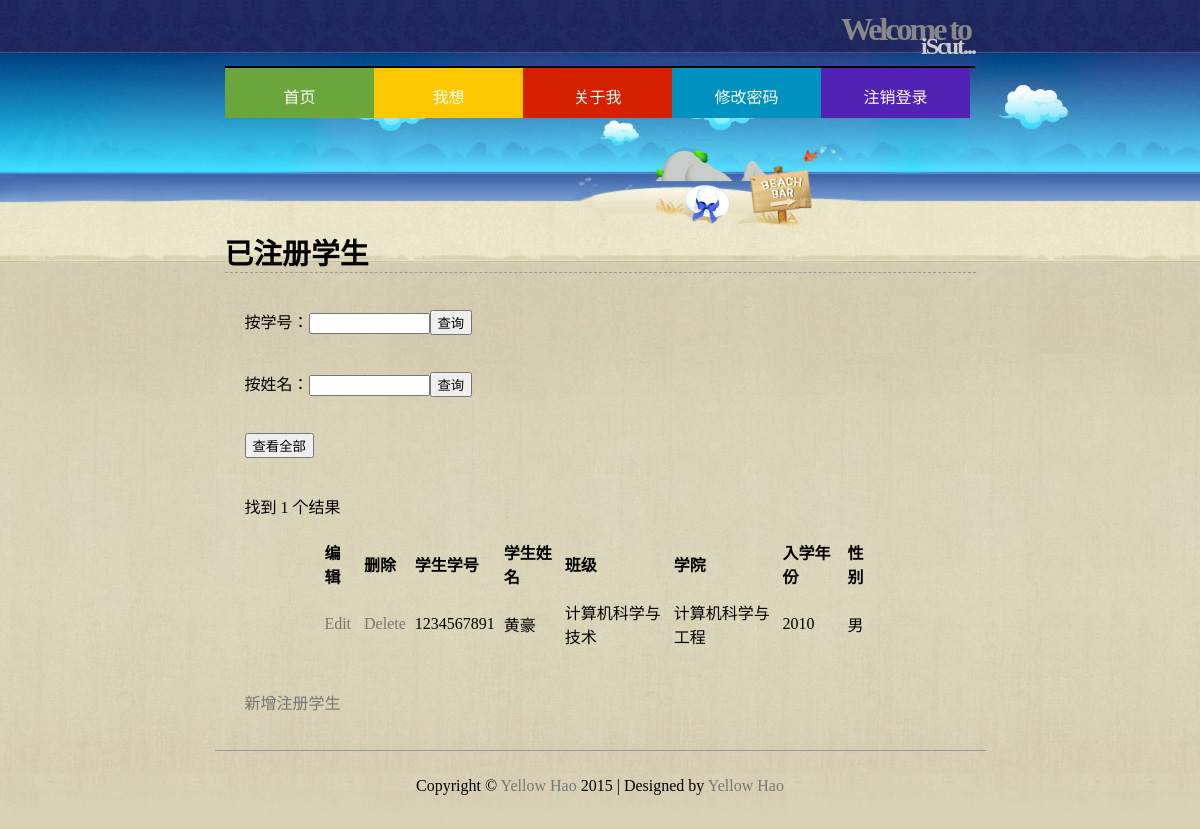
Screenshot of /iScut/htdocs/view_users.php (signed in) with the database file from the repository.
### tables this page shows
CREATE TABLE `student` (
  `s_id` char(10) NOT NULL,
  `s_name` char(30) NOT NULL,
  `gender` enum('男','女') NOT NULL,
  `enter_year` char(4) NOT NULL,
  `s_class` char(50) NOT NULL,
  `pass` char(40) NOT NULL,
  `enter_age` tinyint(2) NOT NULL,
  `dep_name` char(50) NOT NULL DEFAULT '学院'
);

### iScut/htdocs/view_users.php (the view, shortened to what this page needs)
<?php
echo '<h1>已注册学生</h1>';
require_once('../mysqli_connect.php');
echo '<form action="view_users.php" method="POST">
<p>按学号：<input type="text" name="sid" maxlength="10" size="12" /><input type="submit" name="search_s_id" value="查询"/></p>
<p>按姓名：<input type="text" name="sname" maxlength="8" size="12" /><input type="submit" name="search_s_name" value="查询"/></p>
<p><input type="submit" name="all" value="查看全部" /></form>';
$q="";
if(isset($_POST['search_s_id'])){
	$sid=$_POST['sid'];
	$q="SELECT * FROM student WHERE s_id=$sid";
}elseif(isset($_POST['search_s_name'])){
	$sname=$_POST['sid'];
	$q="SELECT * FROM student WHERE s_name='$sname'";
}else{
$q="SELECT * FROM student ORDER BY s_id ASC";
}
$r=@mysqli_query($dbc,$q);
$num=mysqli_num_rows($r);
if($num>0){
echo "<p>找到 $num 个结果</p>\n";
echo '<table align="center" cellspacing="3" cellpadding="3" width="75%">
<tr><td align="left"><b>编辑</b></td><td align="left"><b>删除</b></td><td align="left"><b>学生学号</b></td>
<td align="left"><b>学生姓名</b></td><td align="left"><b>班级</b></td><td align="left"><b>学院</b></td>
<td align="left"><b>入学年份</b></td><td><b>性别</b></td></tr>';
while($row=mysqli_fetch_array($r,MYSQLI_ASSOC)){
echo '<tr>
<tr><td align="left"><a href="edit_user.php?id='.$row['s_id'].' ">Edit</a>
</td>
<td align="left"><a href="delete_user.php?id='.$row['s_id'].' ">Delete</a></td>
<td align="left">'.$row['s_id'].'</td><td align="left">'.
$row['s_name'].'</td><td align="left">'.$row['s_class'].'</td>
<td align="left">'.$row['dep_name'],'</td>
<td align="left">'.$row['enter_year'].'</td>
<td align="left">'.$row['gender'].'</td></tr>';
}
echo '</table>';
} else{
echo '<p class="error">查无记录！</p>';
}
echo '<p><a href="s_register.php">新增注册学生</a></p>';
?>

### iScut/htdocs/includes/style.css (style rules this page uses)
a { color:#777; text-decoration:none; }
body { font-family:"Lucida Grande",arial,sans-serif; background:#CDCDCD url(../img/background.jpg) no-repeat fixed top; //background-position-x: 50%; font-family:微软雅黑; }
#header { border-bottom:2px solid #000000; height:60px; margin:0 auto; width:750px; }
#header h1 { color:#888; font-size:200%; letter-spacing:-3px; text-align:right; padding:5px; margin-top:-20px; margin-bottom:-40px; }
#header h2 { color:#CCC; font-size:150%; letter-spacing:-2px; text-align:right; }
#navigation { text-align:center; margin:0 auto; width:750px; position:relative; }
#navigation li { width:149px; height:50px; float:left; color:#191919; text-align:center; overflow:hidden; position:relative; }
#navigation ul { margin:0; padding:0; position:absolute; }
#navigation a { color:#FFF; text-decoration:none; }
#navigation p { padding:0px 5px; }
#navigation .green, .ngreen { background:#6AA63B; }
#navigation .yellow, .nyellow { background:#FBC700; }
#navigation .nred { background:#D52100; }
#navigation .purple,.npurple { background:#5122B4; }
#navigation .blue { background:#0292C0; }
#content { height:auto; margin:0 auto; padding:0 0 20px; width:751px; margin-top:125px; }
#content h1 { border-bottom:1px dashed #999; font-size:1.8em; padding:20px 0 0; margin:0 auto; }
#content p { padding:20px 20px 0; }
#footer { border-top:1px solid #999; height:50px; margin:0 auto; padding:10px; text-align:center; width:751px; }

### rows the page displays
student: s_id "1234567891", s_name "黄豪", s_class "计算机科学与技术", dep_name "计算机科学与工程", enter_year "2010", gender "男"

### other values shown
$num "1"
